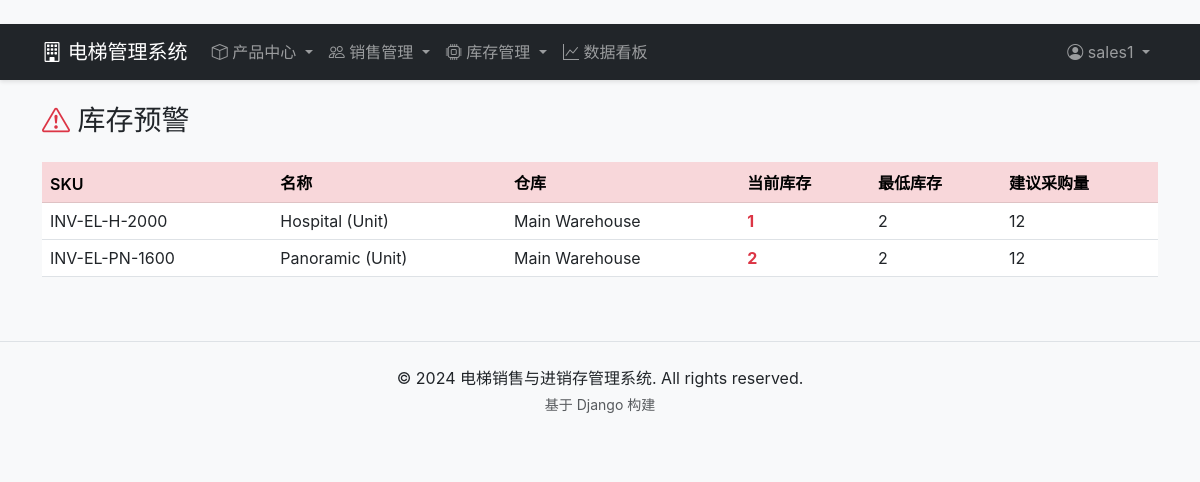
/inventory/alerts/ (signed in), run on the app's committed database.
### apps/inventory/models.py (models this page shows, shortened)
class InventoryItem(models.Model):
    product = models.OneToOneField(
        "products.Product", on_delete=models.CASCADE,
        related_name="inventory", verbose_name="产品", null=True, blank=True
    )
    sku = models.CharField("SKU编码", max_length=100, unique=True)
    name = models.CharField("物料名称", max_length=200)
    category = models.CharField("物料分类", max_length=50, choices=[
        ("elevator", "电梯成品"),
        ("accessory", "配件"),
        ("part", "零部件"),
        ("consumable", "耗材"),
    ], default="elevator")
    unit = models.CharField("单位", max_length=20, default="台",
                            help_text="如：台、个、套、米")
    warehouse = models.ForeignKey(
        Warehouse, on_delete=models.SET_NULL, null=True, blank=True,
        related_name="items", verbose_name="所在仓库"
    )
    quantity = models.IntegerField("当前库存数量", default=0)
    min_quantity = models.IntegerField("最低库存量", default=0,
                                        help_text="低于此数量触发预警")
    cost_price = models.DecimalField("成本单价(元)", max_digits=10, decimal_places=2, default=0)
    selling_price = models.DecimalField("销售单价(元)", max_digits=10, decimal_places=2, default=0)
    location = models.CharField("库位", max_length=100, blank=True)
    notes = models.TextField("备注", blank=True)
    is_active = models.BooleanField("是否启用", default=True)
    created_at = models.DateTimeField("创建时间", auto_now_add=True)
    updated_at = models.DateTimeField("更新时间", auto_now=True)
    class Meta:
        verbose_name = "库存条目"
        verbose_name_plural = "库存条目"
        ordering = ["sku"]

class Warehouse(models.Model):
    name = models.CharField("仓库名称", max_length=100)
    location = models.CharField("位置", max_length=200, blank=True)
    manager = models.ForeignKey(
        User, on_delete=models.SET_NULL, null=True, blank=True,
        related_name="warehouses", verbose_name="仓库管理员"
    )
    is_active = models.BooleanField("是否启用", default=True)
    notes = models.TextField("备注", blank=True)
    class Meta:
        verbose_name = "仓库"
        verbose_name_plural = "仓库"

### apps/inventory/views.py (the view)
# urls.py: path("alerts/", views.LowStockAlertView.as_view(), name="alerts"),
class LowStockAlertView(LoginRequiredMixin, TemplateView):
    template_name = "inventory/low_stock_alerts.html"
    def get_context_data(self, **kwargs):
        context = super().get_context_data(**kwargs)
        context["low_stock_items"] = InventoryItem.objects.filter(
            quantity__lte=F("min_quantity")
        ).exclude(min_quantity=0).order_by("quantity")
        return context

### templates/inventory/low_stock_alerts.html (shortened to what this page needs)
﻿{% extends "base.html" %}
{% block content %}
<h1 class="h3 mb-4"><i class="bi bi-exclamation-triangle text-danger"></i> 库存预警</h1>
{% if low_stock_items %}
<div class="table-responsive">
    <table class="table table-hover">
        <thead class="table-danger">
            <tr><th>SKU</th><th>名称</th><th>仓库</th><th>当前库存</th><th>最低库存</th><th>建议采购量</th></tr>
        </thead>
        <tbody>
            {% for item in low_stock_items %}
            <tr>
                <td>{{ item.sku }}</td>
                <td>{{ item.name }}</td>
                <td>{{ item.warehouse.name|default:"-" }}</td>
                <td class="text-danger fw-bold">{{ item.quantity }}</td>
                <td>{{ item.min_quantity }}</td>
                <td>{{ item.min_quantity|add:10 }}</td>
            </tr>
            {% endfor %}
        </tbody>
    </table>
</div>
{% else %}
<div class="text-center py-5">
    <i class="bi bi-check-circle text-success" style="font-size: 3rem;"></i>
    <p class="text-muted mt-3">当前所有库存均正常，无预警项目</p>
</div>
{% endif %}
{% endblock %}

### templates/base.html (shortened to what this page needs)
﻿<!DOCTYPE html>
{% load static %}
<html lang="zh-CN">
<head>
    <link href="https://cdn.bootcdn.net/ajax/libs/bootstrap/5.3.0/css/bootstrap.min.css" rel="stylesheet">
    <link href="https://cdn.bootcdn.net/ajax/libs/bootstrap-icons/1.10.5/font/bootstrap-icons.min.css" rel="stylesheet">
    <link href="{% static 'css/style.css' %}" rel="stylesheet">
</head>
<body>
    <nav class="navbar navbar-expand-lg navbar-dark bg-dark">
        <div class="container">
            <a class="navbar-brand" href="/">
                <i class="bi bi-building"></i> 电梯管理系统
            </a>
            <div class="collapse navbar-collapse" id="navbarNav">
                <ul class="navbar-nav me-auto">
                    <li class="nav-item dropdown">
                        <a class="nav-link dropdown-toggle" href="#" role="button" data-bs-toggle="dropdown">
                            <i class="bi bi-box"></i> 产品中心
                        </a>
                    </li>
                    {% if user.is_authenticated %}
                    <li class="nav-item dropdown">
                        <a class="nav-link dropdown-toggle" href="#" role="button" data-bs-toggle="dropdown">
                            <i class="bi bi-people"></i> 销售管理
                        </a>
                    </li>
                    <li class="nav-item dropdown">
                        <a class="nav-link dropdown-toggle" href="#" role="button" data-bs-toggle="dropdown">
                            <i class="bi bi-cpu"></i> 库存管理
                        </a>
                    </li>
                    <li class="nav-item">
                        <a class="nav-link" href="{% url 'analytics:dashboard' %}">
                            <i class="bi bi-graph-up"></i> 数据看板
                        </a>
                    </li>
                    {% endif %}
                </ul>
                <ul class="navbar-nav">
                    {% if user.is_authenticated %}
                    <li class="nav-item dropdown">
                        <a class="nav-link dropdown-toggle" href="#" role="button" data-bs-toggle="dropdown">
                            <i class="bi bi-person-circle"></i> {{ user.username }}
                        </a>
                    </li>
                    {% else %}
                    <li class="nav-item">
                        <a class="nav-link" href="{% url 'admin:login' %}">登录</a>
                    </li>
                    {% endif %}
                </ul>
            </div>
        </div>
    </nav>
    <main class="container my-4">
        {% block content %}{% endblock %}
    </main>
    <footer class="bg-light text-center py-4 mt-5 border-top">
        <div class="container">
            <p class="mb-1">&copy; 2024 电梯销售与进销存管理系统. All rights reserved.</p>
            <p class="text-muted small">基于 Django 构建</p>
        </div>
    </footer>
</body>
</html>

### static/css/style.css (style rules this page uses)
.navbar { box-shadow: 0 2px 4px rgba(0,0,0,0.1); }
.table > thead > tr > th { white-space: nowrap; font-weight: 600; }

### data on the page
InventoryItem: sku "INV-EL-H-2000", name "Hospital (Unit)", warehouse.name "Main Warehouse", quantity "1", min_quantity "2", min_quantity|add "12"
InventoryItem: sku "INV-EL-PN-1600", name "Panoramic (Unit)", warehouse.name "Main Warehouse", quantity "2", min_quantity "2", min_quantity|add "12"

### other printed values
{{ user.username }} "sales1"
